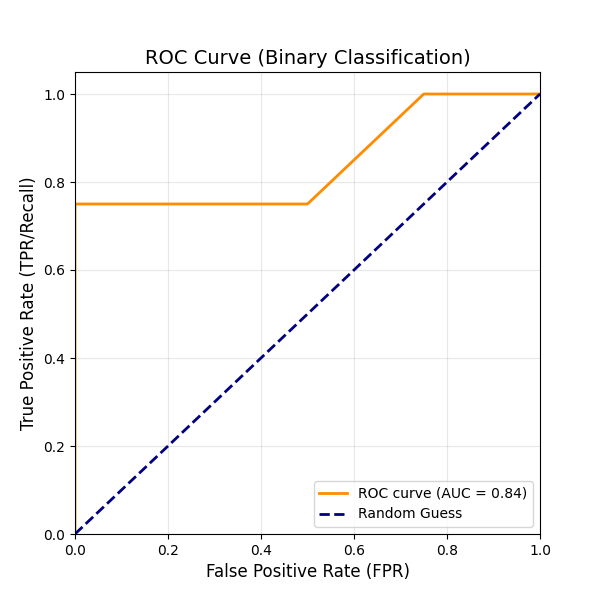

Generate this figure with Python:
import matplotlib.pyplot as plt
import numpy as np
from sklearn.metrics import roc_curve, auc
from sklearn.preprocessing import label_binarize

# -------------------------- 1. 准备数据（沿用你的原始数据） --------------------------
# 原始标签和预测分数
pp = [['T',0.9],['F',0.4],['F',0.2],['T',0.6],
      ['F',0.5],['F',0.5],['T',0.7],['T',0.4]]

# 提取真实标签（转换为数值：T=1，F=0）和预测分数
y_true = np.array([1 if p[0] == 'T' else 0 for p in pp])
y_score = np.array([p[1] for p in pp])

# -------------------------- 2. 调用sklearn计算ROC曲线和AUC --------------------------
# 计算FPR（假阳性率）、TPR（真阳性率）、阈值
fpr, tpr, thresholds = roc_curve(y_true, y_score)
# 计算AUC值（ROC曲线下面积）
roc_auc = auc(fpr, tpr)

# -------------------------- 3. 绘制ROC曲线 --------------------------
# 解决PyCharm后端兼容问题
plt.switch_backend('TkAgg')
# 关闭旧图表，避免内存警告
plt.close('all')

# 创建画布
plt.figure(figsize=(6, 6))
# 绘制ROC曲线
plt.plot(fpr, tpr, color='darkorange', lw=2, label=f'ROC curve (AUC = {roc_auc:.2f})')
# 绘制随机猜测的基准线（对角线）
plt.plot([0, 1], [0, 1], color='navy', lw=2, linestyle='--', label='Random Guess')
# 设置坐标轴范围
plt.xlim([0.0, 1.0])
plt.ylim([0.0, 1.05])
# 添加标签和标题
plt.xlabel('False Positive Rate (FPR)', fontsize=12)
plt.ylabel('True Positive Rate (TPR/Recall)', fontsize=12)
plt.title('ROC Curve (Binary Classification)', fontsize=14)
plt.legend(loc="lower right", fontsize=10)
# 显示网格
plt.grid(alpha=0.3)
# 显示图表
plt.show()

# 可选：打印关键结果
print("=== ROC曲线关键指标 ===")
print(f"AUC值: {roc_auc:.4f}")
print(f"FPR列表: {np.round(fpr, 4)}")
print(f"TPR列表: {np.round(tpr, 4)}")
print(f"对应阈值: {np.round(thresholds, 4)}")
